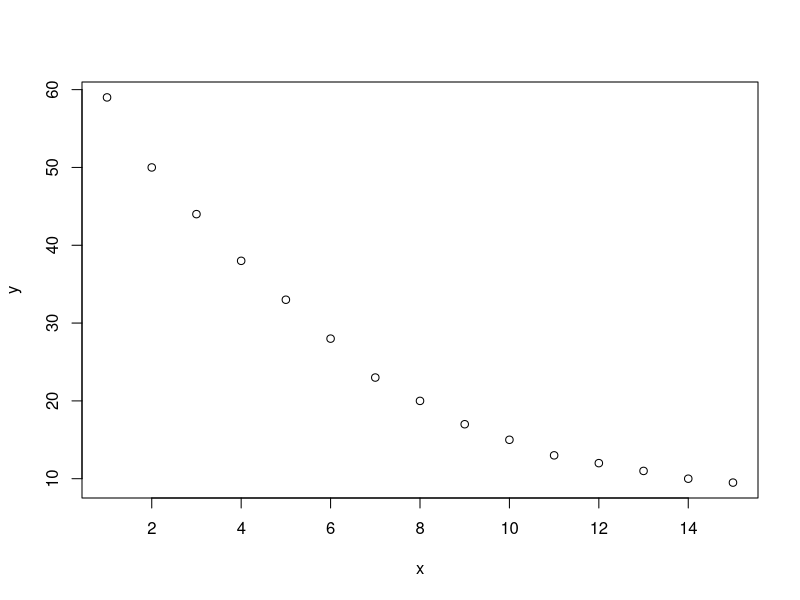
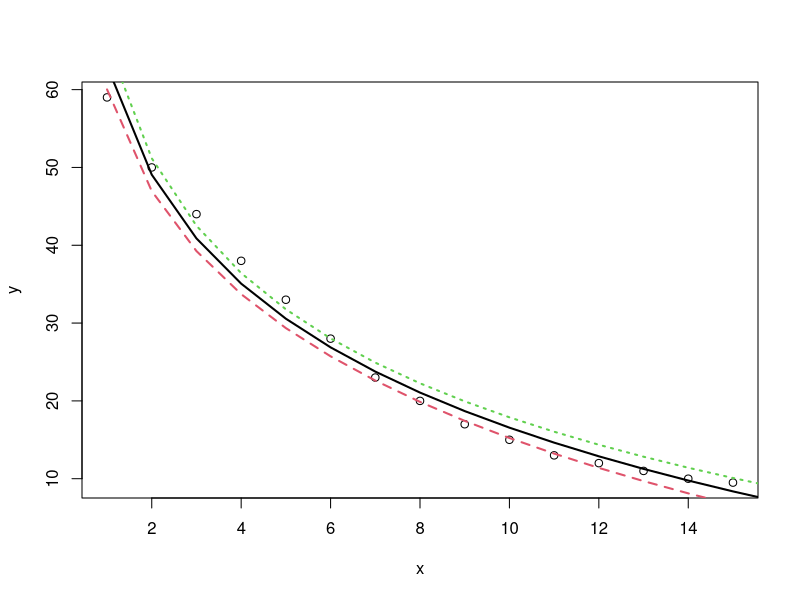

These figures' R source, in order:
# Logarithmic regression is a type of regression used to model 
# situations where growth or decay accelerates rapidly at first
# and then slows over time.

# create the data
x=1:15
y=c(59, 50, 44, 38, 33, 28, 23, 20, 17, 15, 13, 12, 11, 10, 9.5)

# visualize the data
plot(x, y)

# fit the logarithmic Regression Model
# fit the model
model <- lm(y~log(x))

# summary the output of the model
summary(model)

# visualize the  logarithmatic Regression Model
# plot x vs. y
plot(x, y)

# define x-values to use for regression line
x=seq(from=1, length.out = 1000)

# use the model to predict the y-values based on the x-values
y=predict(model, newdata = list(x), interval="confidence")

# add the fitted regression  line to the plot (lwd specifies the width of the line)
matlines(x, y, lwd=2)
